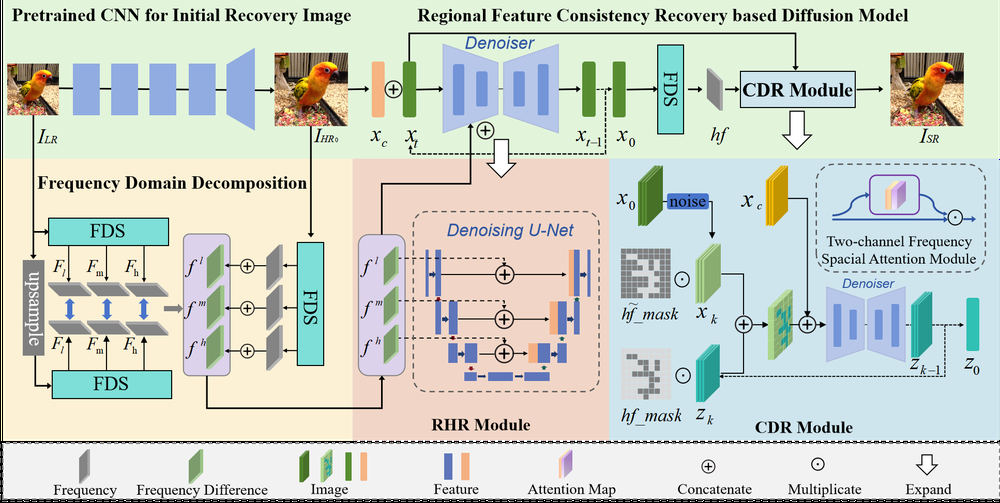
#> input picture 3-1.png, 1000 x 503 px, shrunk from 1934 x 973 before the run
$ python -i depart_frequence.py   (imports and definitions only)
#> lines starting #> are read from the running program, lines starting #| are printed output that depends on the picture
import numpy as np
import cv2

def depart_frequence(img, t=None):
    """
    Decompose image into low, mid, and high frequency components using frequency domain thresholding

    Parameters:
    img: Input image (numpy array, 0-255 range)
    t: Time step parameter (not used in this implementation)

    Returns:
    list: [low_frequency, mid_frequency, high_frequency] components
    """

    # Convert image to float32
    img_float = img.astype(np.float32)

    # For color images, convert to YUV and process Y channel (luminance)
    if len(img_float.shape) == 3:
        img_yuv = cv2.cvtColor(img_float.astype(np.uint8), cv2.COLOR_RGB2YUV)
#> img_yuv: shape (503, 1000, 3); mean of channels 0, 1, 2 208.5, 124.8, 124.7
        img_y = img_yuv[:,:,0].astype(np.float32)
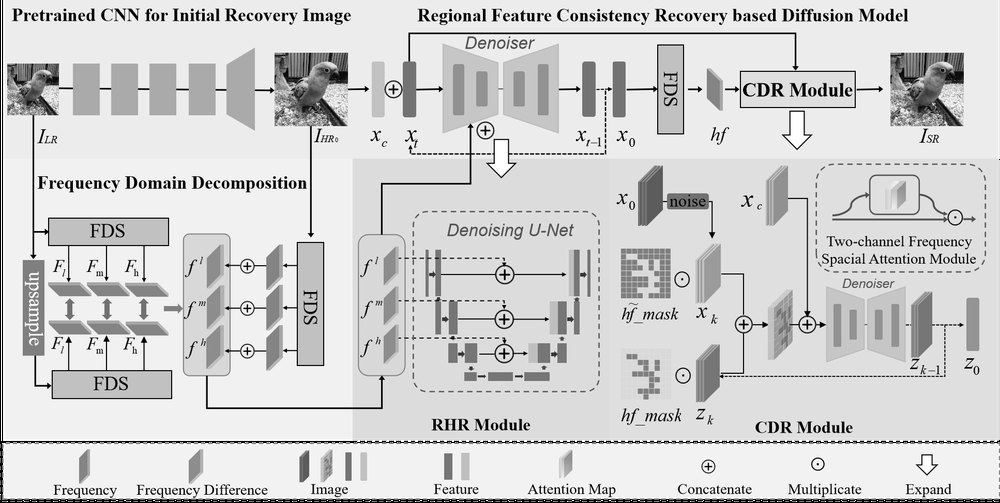
#> img_y: shape (503, 1000) float32; min 0, max 255, mean 208.5
    else:
        img_y = img_float

    # Get image dimensions
    h, w = img_y.shape
#> h = 503; w = 1000

    # Apply 2D Fourier transform
    f = np.fft.fft2(img_y)
    fshift = np.fft.fftshift(f)

    # Create frequency coordinate grid
    u = np.arange(-w//2, w//2) if w % 2 == 0 else np.arange(-(w-1)//2, (w-1)//2+1)
#> u = 1000 values from -500 to 499
    v = np.arange(-h//2, h//2) if h % 2 == 0 else np.arange(-(h-1)//2, (h-1)//2+1)
#> v = 503 values from -251 to 251
    U, V = np.meshgrid(u, v)

    # Calculate frequency radius
    D = np.sqrt(U**2 + V**2)
    D_max = np.max(D)
#> D_max = 559.5

    # Set frequency thresholds
    low_threshold = 0.1   # 10% of maximum frequency
    mid_threshold = 0.3   # 30% of maximum frequency
    high_threshold = 0.6  # 60% of maximum frequency

    # Create frequency masks
    low_mask = (D <= low_threshold * D_max).astype(np.float32)
    mid_mask = ((D > low_threshold * D_max) & (D <= mid_threshold * D_max)).astype(np.float32)
    high_mask = (D > high_threshold * D_max).astype(np.float32)

    # Apply Gaussian smoothing to mask edges to reduce ringing artifacts
    sigma = 2.0
    low_mask = cv2.GaussianBlur(low_mask, (0, 0), sigma)
    mid_mask = cv2.GaussianBlur(mid_mask, (0, 0), sigma)
    high_mask = cv2.GaussianBlur(high_mask, (0, 0), sigma)

    # Normalize masks to ensure each frequency point belongs to one band
    total_mask = low_mask + mid_mask + high_mask
    low_mask = low_mask / total_mask
    mid_mask = mid_mask / total_mask
    high_mask = high_mask / total_mask

    # Extract frequency components
    low_freq = np.fft.ifftshift(fshift * low_mask)
    mid_freq = np.fft.ifftshift(fshift * mid_mask)
    high_freq = np.fft.ifftshift(fshift * high_mask)

    # Inverse Fourier transform
    low_img_y = np.real(np.fft.ifft2(low_freq))
#> low_img_y: shape (503, 1000) float64; every value is NaN or infinite
    mid_img_y = np.real(np.fft.ifft2(mid_freq))
    high_img_y = np.real(np.fft.ifft2(high_freq))

    # Process color images
    if len(img_float.shape) == 3:
        # Combine Y channel frequency components with original UV channels
        low_img = np.zeros_like(img_float)
        mid_img = np.zeros_like(img_float)
        high_img = np.zeros_like(img_float)

        for i in range(3):
            if i == 0:  # Y channel
                low_img[:,:,i] = low_img_y
                mid_img[:,:,i] = mid_img_y
                high_img[:,:,i] = high_img_y
            else:  # UV channels use original values
                low_img[:,:,i] = img_float[:,:,i]
                mid_img[:,:,i] = img_float[:,:,i]
                high_img[:,:,i] = img_float[:,:,i]
#> high_img: shape (503, 1000, 3) float32; 33.33% of the values are NaN or infinite; the others: min 0, max 255, mean 206.9

        # Convert back to RGB
        low_img_rgb = cv2.cvtColor(low_img.astype(np.uint8), cv2.COLOR_YUV2RGB)
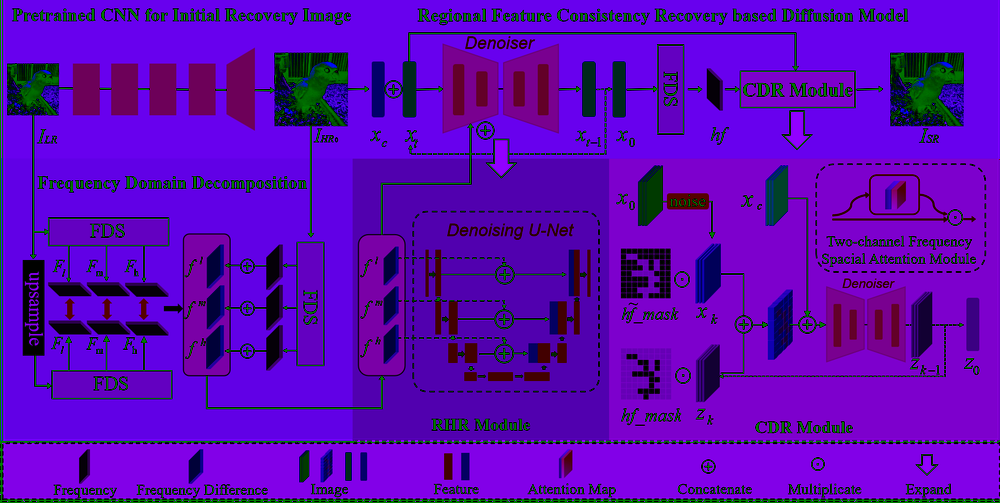
#> low_img_rgb: shape (503, 1000, 3); mean R, G, B 92.4, 5.9, 181.5
        mid_img_rgb = cv2.cvtColor(mid_img.astype(np.uint8), cv2.COLOR_YUV2RGB)
        high_img_rgb = cv2.cvtColor(high_img.astype(np.uint8), cv2.COLOR_YUV2RGB)

        low_img = low_img_rgb.astype(np.float32)
        mid_img = mid_img_rgb.astype(np.float32)
        high_img = high_img_rgb.astype(np.float32)
    else:
        # Single channel image
        low_img = low_img_y
        mid_img = mid_img_y
        high_img = high_img_y

    # Ensure all components are within valid range
    low_img = np.clip(low_img, 0, 255)
    mid_img = np.clip(mid_img, 0, 255)
    high_img = np.clip(high_img, 0, 255)

    return [low_img, mid_img, high_img]

>>> import cv2
>>> picture = cv2.cvtColor(cv2.imread('3-1.png'), cv2.COLOR_BGR2RGB)
>>> result = depart_frequence(picture)
#> result = 3 items
